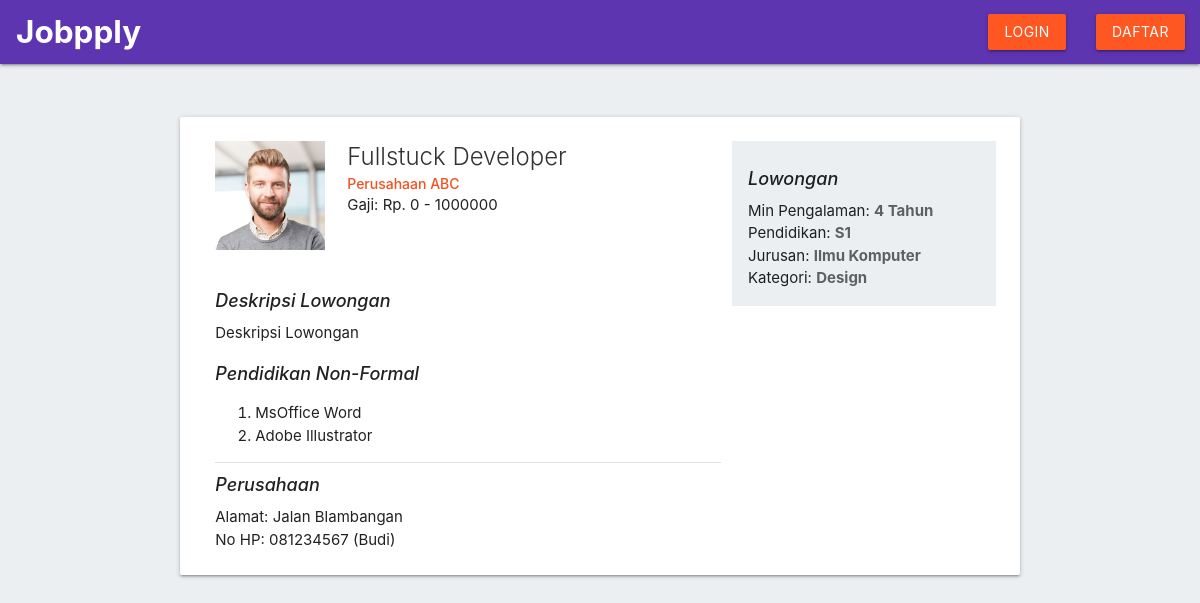
Screenshot of /lowongan/detail/21 with the database file from the repository.
### tables this page shows
CREATE TABLE `lowongan` (
  `id` int(11) unsigned NOT NULL AUTO_INCREMENT,
  `id_perusahaan` int(11) DEFAULT NULL,
  `nama_loker` varchar(100) DEFAULT NULL,
  `deskripsi` text,
  `range_gaji` varchar(30) DEFAULT NULL,
  `keterampilan` text,
  `pendidikan` varchar(10) DEFAULT NULL,
  `jurusan` varchar(100) DEFAULT NULL,
  `pengalaman_kerja` int(2) DEFAULT NULL,
  `kategori_pekerjaan` int(11) DEFAULT NULL,
  PRIMARY KEY (`id`)
);

CREATE TABLE `perusahaan` (
  `id` int(11) unsigned NOT NULL AUTO_INCREMENT,
  `email` varchar(100) DEFAULT NULL,
  `password` varchar(64) DEFAULT NULL,
  `nama_perusahaan` varchar(100) DEFAULT NULL,
  `deskripsi` text,
  `bidang_perusahaan` int(6) DEFAULT NULL,
  `logo` varchar(100) DEFAULT NULL,
  `alamat` text,
  `kode_pos` varchar(6) DEFAULT NULL,
  `provinsi` varchar(3) DEFAULT NULL,
  `kabupaten` varchar(6) DEFAULT NULL,
  `no_hp` varchar(20) DEFAULT NULL,
  `nama_kontak` varchar(100) DEFAULT NULL,
  `jabatan_perusahaan` varchar(100) DEFAULT NULL,
  `akta_pendirian_perusahaan` varchar(100) DEFAULT NULL,
  `siup` varchar(100) DEFAULT NULL,
  `tdp` varchar(100) DEFAULT NULL,
  `situ` varchar(100) DEFAULT NULL,
  `izin_lainnya` varchar(100) DEFAULT NULL,
  PRIMARY KEY (`id`)
);

CREATE TABLE `pendidikan_non_formal_list` (
  `id` int(11) NOT NULL AUTO_INCREMENT,
  `nama_pendidikan` varchar(100) DEFAULT NULL,
  PRIMARY KEY (`id`)
);

CREATE TABLE `kategori` (
  `id` int(11) NOT NULL AUTO_INCREMENT,
  `kategori` varchar(255) NOT NULL,
  PRIMARY KEY (`id`)
);

### application/controllers/Lowongan.php (called while the page is built, shortened)
<?php
class Lowongan extends CI_Controller
{
  public function __construct()
  {
    $this->load->model('MLowongan');
    $this->load->model('MPerusahaan');
    $this->load->model('MPendidikanNonFormal');
    $this->load->model('MKategori');
  }
  public function detail($id)
  {
    $data['isLoggedIn'] = $this->session->userdata('isLoggedIn');
    $data['lowongan'] = $this->MLowongan->getOne($id);
    $data['perusahaan'] = $this->MPerusahaan->getOne($data['lowongan']->id_perusahaan);
    $data['pendidikanNonFormal'] = $this->MPendidikanNonFormal->getFilter($data['lowongan']->keterampilan);
    $this->load->view('header', $data);
    $this->load->view('lowongan', $data);
    $this->load->view('footer');
  }
}

### index.php (called while the page is built, shortened)
<?php
require_once BASEPATH.'core/CodeIgniter.php';

### application/models/MLowongan.php (called while the page is built, shortened)
<?php
class MLowongan extends CI_Model
{
  public function getOne($id)
  {
    return $this->db
      ->select('lowongan.*, perusahaan.nama_perusahaan, kategori.kategori')
      ->where('lowongan.id', $id)
      ->join('perusahaan', 'perusahaan.id = lowongan.id_perusahaan')
      ->join('kategori', 'kategori.id = lowongan.kategori_pekerjaan')
      ->get('lowongan')
      ->row();
  }
}

### application/models/MPerusahaan.php (called while the page is built, shortened)
<?php
class MPerusahaan extends CI_Model
{
  public function getOne($id)
  {
    return $this->db->where('id', $id)->get('perusahaan')->row();
  }
}

### application/models/MPendidikanNonFormal.php (called while the page is built, shortened)
<?php
class MPendidikanNonFormal extends CI_Model
{
  public function getFilter($list)
  {
    $list = json_decode($list);
    $where = '1 = 0';
    foreach ($list as $l) {
      $where .= " OR id = $l";
    }
    return $this->db->where($where)->get('pendidikan_non_formal_list')->result();
  }
}

### application/views/lowongan.php (the view)
<br><br>
<div class="container">
  <div class="lowongan-detail card">
    <div class="card-content">
      <div class="row">
        <div class="col s12 m8">
          <div class="row">
            <div class="col s3">
              <img class="gambar-perusahaan" src="<?= site_url('/assets/images/person_6.jpg') ?>" style="width: 100%">
            </div>
            <div class="col s9">
              <span class="card-title"><?= $lowongan->nama_loker ?></span>
              <div class="perusahaan"><a href="<?= site_url('perusahaan/detail/' . $perusahaan->id) ?>"><?= $lowongan->nama_perusahaan ?></a></div>
              <div>Gaji: Rp. <?= $lowongan->range_gaji ?></div>
            </div>
          </div>
          <br>
          <div class="label-section">Deskripsi Lowongan</div>
          <div class="deskripsi"><?= $lowongan->deskripsi ?></div>
          <div class="label-section">Pendidikan Non-Formal</div>
          <ol>
            <?php foreach ($pendidikanNonFormal as $key => $p) : ?>
              <li><?= $p->nama_pendidikan ?></li>
            <?php endforeach ?>
          </ol>
          <div class="divider"></div>
          <div class="label-section">Perusahaan</div>
          <div class="perusahaan-detail">
            <div class="pengalaman">Alamat: <?= $perusahaan->alamat ?></div>
            <div class="pendidikan">No HP: <?= $perusahaan->no_hp ?> (<?= $perusahaan->nama_kontak ?>)</div>
          </div>
        </div>
        <div class="col s12 m4 blue-grey lighten-5 side-detail">
          <div class="label-section">Lowongan</div>
          <div class="pengalaman">Min Pengalaman: <b><?= $lowongan->pengalaman_kerja ?> Tahun</b></div>
          <div class="pendidikan">Pendidikan: <b><?= $lowongan->pendidikan ?></b></div>
          <?php if ($lowongan->jurusan) : ?>
            <div class="jurusan">Jurusan: <b><?= $lowongan->jurusan ?></b></div>
          <?php endif ?>
          <div class="kategori">Kategori: <b><?= $lowongan->kategori ?></b></div>
        </div>
      </div>
    </div>
  </div>
</div>

### assets/css/styles.css (style rules this page uses)
body { background-color: #eceff1; }
a { color: #f4511e; }
.row { margin-bottom: 0 !important; }
.lowongan-detail .gambar-perusahaan { width: 100%; }
.lowongan-detail .card-title { font-size: 24px !important; margin-bottom: 0 !important; color: rgba(0, 0, 0, 0.8); }
.lowongan-detail .perusahaan { color: rgba(0, 0, 0, 0.8); font-weight: 500; font-size: 14px; }
.lowongan-detail .label-section { font-size: 18px; font-style: italic; font-weight: 500; margin: 8px 0; }
.lowongan-detail .deskripsi { margin-bottom: 16px; }
.lowongan-detail .side-detail { padding: 16px; }
.lowongan-detail b { color: rgba(0, 0, 0, 0.6); }

### rows the page displays
lowongan: nama_loker "Fullstuck Developer", id_perusahaan.nama_perusahaan "Perusahaan ABC", range_gaji "0 - 1000000", deskripsi "Deskripsi Lowongan", pengalaman_kerja "4", pendidikan "S1", jurusan "Ilmu Komputer", kategori.kategori "Design"
pendidikan_non_formal_list: nama_pendidikan "MsOffice Word"
pendidikan_non_formal_list: nama_pendidikan "Adobe Illustrator"
perusahaan: alamat "Jalan Blambangan", no_hp "081234567", nama_kontak "Budi"
